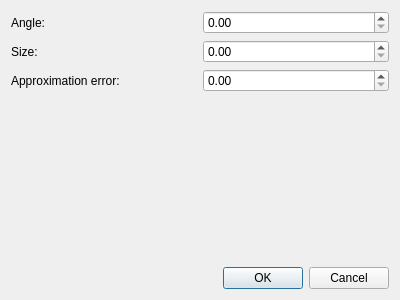
<?xml version="1.0" encoding="UTF-8"?>
<ui version="4.0">
 <class>CadMesherDialog</class>
 <widget class="QDialog" name="CadMesherDialog">
  <property name="geometry">
   <rect>
    <x>0</x>
    <y>0</y>
    <width>400</width>
    <height>300</height>
   </rect>
  </property>
  <property name="windowTitle">
   <string>Cad Mesher</string>
  </property>
  <layout class="QVBoxLayout" name="verticalLayout">
   <item>
    <layout class="QGridLayout" name="gridLayout">
     <item row="1" column="0">
      <widget class="QLabel" name="label_2">
       <property name="text">
        <string>Size:</string>
       </property>
      </widget>
     </item>
     <item row="2" column="0">
      <widget class="QLabel" name="label_3">
       <property name="text">
        <string>Approximation error:</string>
       </property>
      </widget>
     </item>
     <item row="0" column="0">
      <widget class="QLabel" name="label">
       <property name="text">
        <string>Angle:</string>
       </property>
      </widget>
     </item>
     <item row="0" column="1">
      <widget class="QDoubleSpinBox" name="angleSpinBox"/>
     </item>
     <item row="1" column="1">
      <widget class="QDoubleSpinBox" name="sizeSpinBox"/>
     </item>
     <item row="2" column="1">
      <widget class="QDoubleSpinBox" name="errorSpinBox"/>
     </item>
    </layout>
   </item>
   <item>
    <spacer name="verticalSpacer">
     <property name="orientation">
      <enum>Qt::Vertical</enum>
     </property>
     <property name="sizeHint" stdset="0">
      <size>
       <width>20</width>
       <height>40</height>
      </size>
     </property>
    </spacer>
   </item>
   <item>
    <widget class="QDialogButtonBox" name="buttonBox">
     <property name="standardButtons">
      <set>QDialogButtonBox::Cancel|QDialogButtonBox::Ok</set>
     </property>
    </widget>
   </item>
  </layout>
 </widget>
 <resources/>
 <connections/>
</ui>
